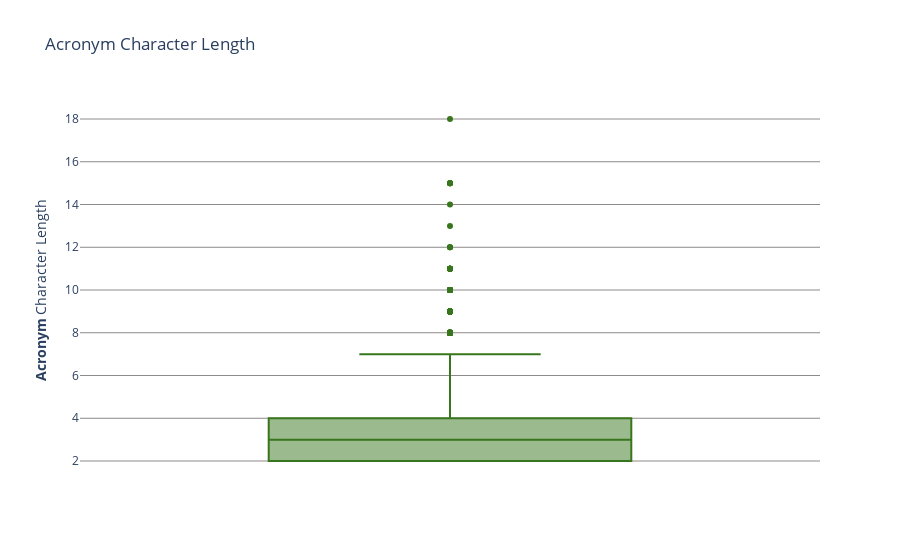

Write notebook code for a chart like this one.
### Code cell
fig = px.box(acronym_length_1, y="acronym_length",
             title="Character Length Long-Form "
            )

fig.update_layout(title='Acronym Character Length')
    # Adding Axis labels
fig.update_yaxes(title_text="<b>Acronym</b> Character Length",)

fig.update_yaxes(showgrid=True, gridwidth=1, gridcolor='#8D8A89')

    # Addjusting background color
fig.update_layout(paper_bgcolor='white', plot_bgcolor='white')
fig.update_traces(marker_color='#38761d')


fig.show()

### Figure 1 — Plotly figure (JSON) as saved in the notebook; plotly's stock layout.template omitted (floating-point values rounded to 4 significant figures; data arrays with more than 128 entries replaced by an {"elided": "..."} marker saying what was removed)
{"data": [{"alignmentgroup": "True", "hovertemplate": "acronym_length=%{y}<extra></extra>", "legendgroup": "", "marker": {"color": "#38761d"}, "name": "", "notched": false, "offsetgroup": "", "orientation": "v", "showlegend": false, "type": "box", "x0": " ", "xaxis": "x", "y": {"elided": "7689 int values"}, "y0": " ", "yaxis": "y"}], "layout": {"boxmode": "group", "legend": {"tracegroupgap": 0}, "paper_bgcolor": "white", "plot_bgcolor": "white", "title": {"text": "Acronym Character Length"}, "xaxis": {"anchor": "y", "domain": [0, 1]}, "yaxis": {"anchor": "x", "domain": [0, 1], "gridcolor": "#8D8A89", "gridwidth": 1, "showgrid": true, "title": {"text": "<b>Acronym</b> Character Length"}}}}
